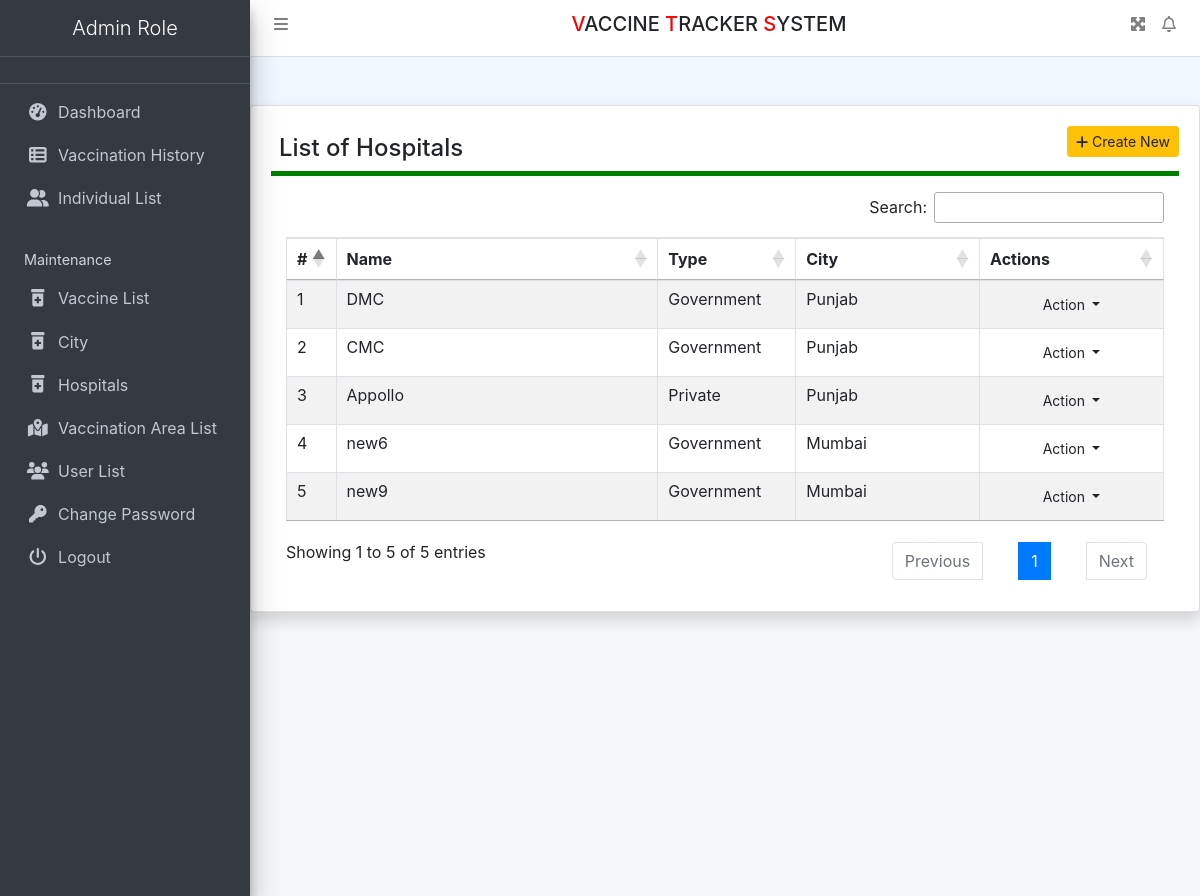
Screenshot of /hospitals/hospitals/ (signed in) with the database file from the repository.
### hospitals/models.py (models this page shows, shortened)
class Hospital(models.Model):
    TYPE_CHOICES = (
        ('Government', 'Government'),
        ('Private', 'Private'),
    )
    name = models.CharField(max_length=100)
    hospital_type = models.CharField(max_length=20, choices=TYPE_CHOICES)
    city = models.ForeignKey(City, on_delete=models.CASCADE)
    beds_available = models.IntegerField()
    doctors = models.TextField()
    oxygen_cylinders = models.IntegerField()
    ventilators = models.IntegerField()
    nurses_available = models.IntegerField()
    ambulances = models.IntegerField()

class City(models.Model):
    name = models.CharField(max_length=100)

### hospitals/views.py (the view)
# urls.py: path('hospitals/', views.hospital_list, name='hospital_list'),
@login_required
def hospital_list(request):
    hospitals = Hospital.objects.all()
    cities = City.objects.all()
    return render(request, 'hospitals/hospitals_lists.html', {'hospitals': hospitals, "cities":cities})

### hospitals/templates/hospitals/hospitals_lists.html (shortened to what this page needs)
{% extends 'header.html' %}
{% block main %}
<div class="card shadow mt-5">
    <div class="card-body">
        <a href="#" class="btn btn-warning btn-sm float-right" data-target="#addpro" data-toggle="modal">
            <i class="fa fa-plus"></i> Create New
        </a>
        <h4 class="p-2" style="border-bottom: 5px solid green;">List of Hospitals</h4>
        <div class="container-fluid mt-3">
            <table id="example" class="table table-striped table-bordered">
                <colgroup>
                    <col width="5%">
                    <col width="35%">
                    <col width="15%">
                    <col width="20%">
                    <col width="20%">
                </colgroup>
                <thead>
                    <tr>
                        <th>#</th>
                        <th>Name</th>
                        <th>Type</th>
                        <th>City</th>
                        <th>Actions</th>
                    </tr>
                </thead>
                <tbody>
                    {% for hospital in hospitals %}
                    <tr>
                        <td>{{ forloop.counter }}</td>
                        <td>{{ hospital.name }}</td>
                        <td>{{ hospital.hospital_type }}</td>
                        <td>{{ hospital.city.name }}</td>
                        <td align="center">
                            <button type="button" class="btn btn-flat btn-default btn-sm dropdown-toggle dropdown-icon"
                                    data-toggle="dropdown">
                                Action
                            </button>
                        </td>
                    </tr>
                    {% endfor %}
                </tbody>
            </table>
        </div>
    </div>
</div>
{% endblock %}

### vaccine/static/css/all.css (style rules this page uses)
.fa-plus:before { content: "\f067"; }

### vaccine/templates/header.html (style rules this page uses)
body { background-color: aliceblue; }

### rows the page displays
Hospital: name "DMC", hospital_type "Government", city.name "Punjab"
Hospital: name "CMC", hospital_type "Government", city.name "Punjab"
Hospital: name "Appollo", hospital_type "Private", city.name "Punjab"
Hospital: name "new6", hospital_type "Government", city.name "Mumbai"
Hospital: name "new9", hospital_type "Government", city.name "Mumbai"
